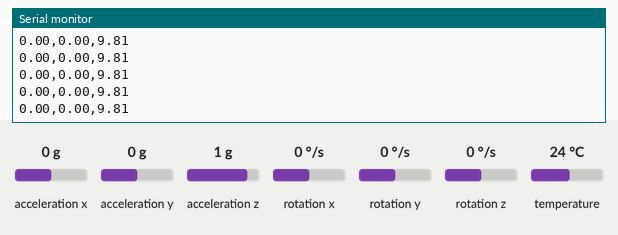
This sketch was run on a simulated Arduino Uno, built with avr-gcc and run on an emulated ATmega328P. Parts: the last lines printed to the serial monitor. The inputs (shaded band) are chosen by the test bench; at power-on: acceleration x 0 g, acceleration y 0 g, acceleration z 1 g, rotation x 0 °/s, rotation y 0 °/s, rotation z 0 °/s, temperature 24 °C.

Above: at 1.2 s.
1.3 s: acceleration x set to -1.4 g
At 1.35 s:
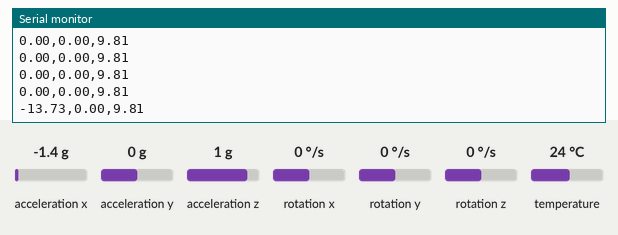
2.8 s: acceleration y set to -1.4 g
At 2.8 s:
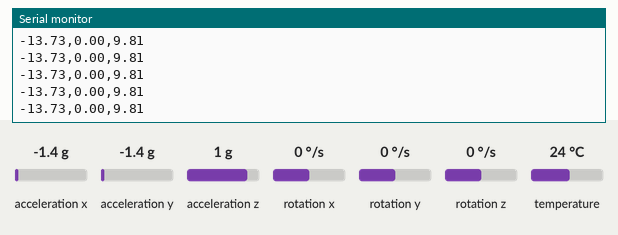
4.3 s: acceleration z set to -1.4 g
At 4.35 s:
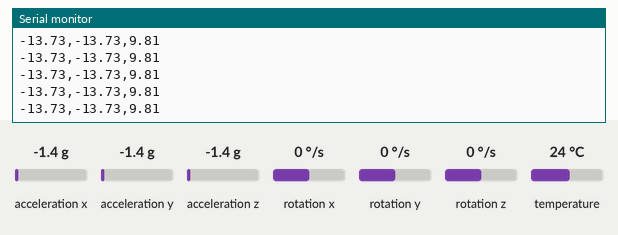

Measured:
- after the input at 1.3 s, the serial monitor: prints a new line after 0.05 s (image 1)

The sketch:

MPU.ino
```cpp
#include "Arduino.h"

#include <Wire.h>
#include <Adafruit_MPU6050.h>
#include <Adafruit_Sensor.h>

#define MPU_ADRESS 0x68

#define ENABLE_SERIAL_BEGIN true

Adafruit_MPU6050 mpu;

void setup() {
  if(ENABLE_SERIAL_BEGIN) {
    Serial.begin(115200);
  }

  if (!mpu.begin(MPU_ADRESS)) {
    Serial.println("Failed to find MPU6050 chip");
    while (1) {
      delay(10);
    }
  }
  Serial.println("MPU6050 Found!");

  mpu.setAccelerometerRange(MPU6050_RANGE_8_G);
  mpu.setGyroRange(MPU6050_RANGE_500_DEG);
  mpu.setFilterBandwidth(MPU6050_BAND_21_HZ);
}


void loop() {
  sensors_event_t a, g, temp;
  mpu.getEvent(&a, &g, &temp);

  // Aceleração linear

  Serial.print(a.acceleration.x);
  Serial.print(",");
  Serial.print(a.acceleration.y);
  Serial.print(",");
  Serial.print(a.acceleration.z);
  Serial.println("");


  // Aceleração angular
  /*
  Serial.print(g.gyro.x);
  Serial.print(",");
  Serial.print(g.gyro.y);
  Serial.print(",");
  Serial.print(g.gyro.z);
  Serial.println("");
  */

  delay(100);
}
```
